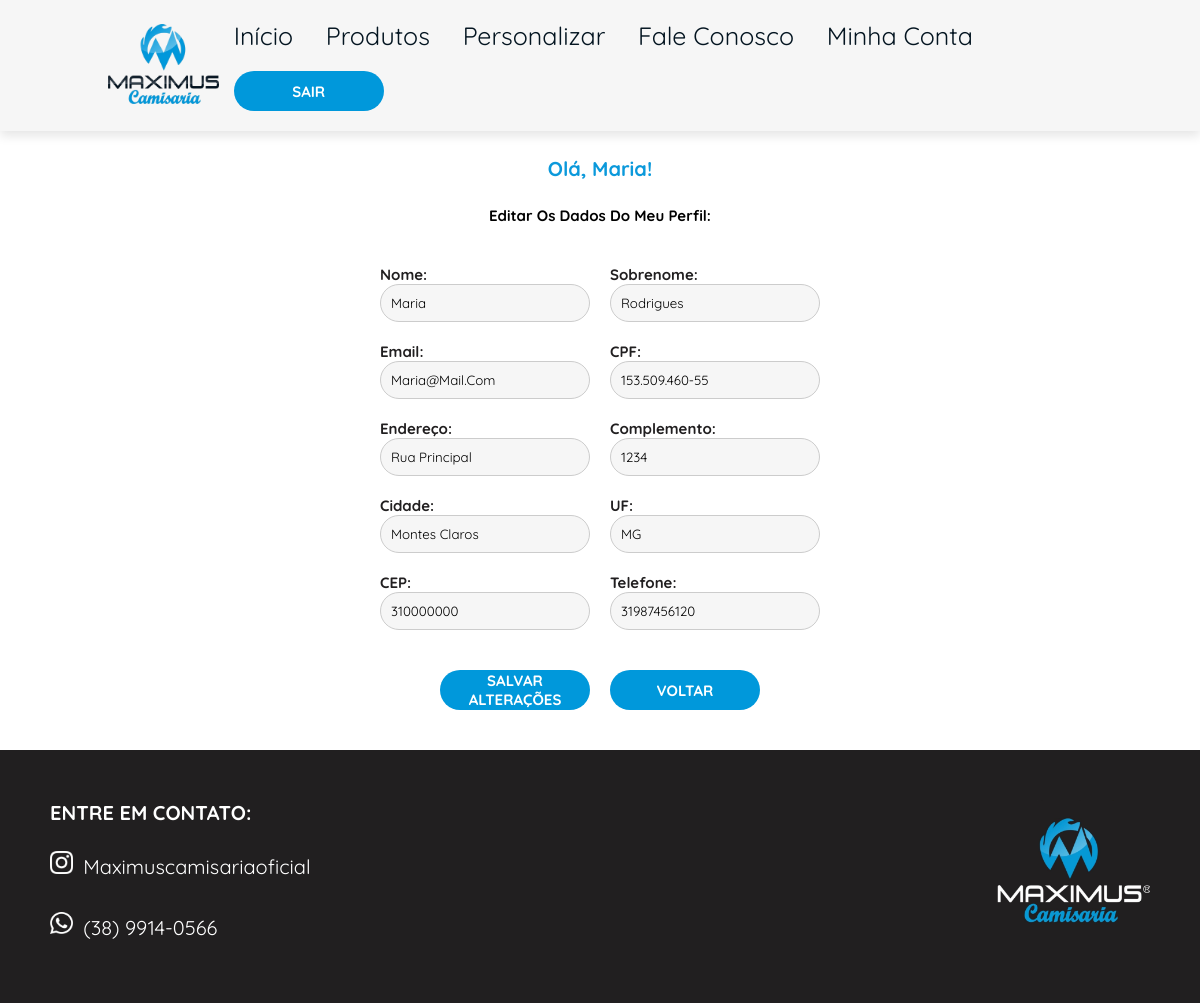
Screenshot of /editar_usuario/3 (signed in) with the database file from the repository.
### loja/models.py (models this page shows)
class Usuario(database.Model, UserMixin):
    id = database.Column(database.Integer, primary_key=True)
    username = database.Column(database.String, nullable=False)
    userlastname = database.Column(database.String, nullable=False)
    email = database.Column(database.String, nullable=False, unique=True)
    senha = database.Column(database.String, nullable=False)
    cpf = database.Column(database.String(11), nullable=False, unique=True)
    endereco = database.Column(database.String, nullable=False)
    complemento = database.Column(database.String, nullable=False)
    cidade = database.Column(database.String, nullable=False)
    uf = database.Column(database.String(2), nullable=False)
    cep = database.Column(database.String(8), nullable=False)
    telefone = database.Column(database.String, nullable=False)

### loja/routes.py (the view)
@app.route("/editar_usuario/<int:id_usuario>", methods=["GET", "POST"])
@login_required
def editar_usuario(id_usuario):
    usuario = Usuario.query.get_or_404(id_usuario)
    if usuario != current_user:
        abort(403)  # Proibir acesso se o usuário não for o atual
    form = FormAtualizarConta()
    if form.validate_on_submit():
        current_user.username = form.username.data
        current_user.userlastname = form.userlastname.data
        current_user.email = form.email.data
        current_user.cpf = form.cpf.data
        current_user.endereco = form.endereco.data
        current_user.complemento = form.complemento.data
        current_user.cidade = form.cidade.data
        current_user.uf = form.uf.data
        current_user.cep = form.cep.data
        current_user.telefone = form.telefone.data
        database.session.commit()
        flash("Conta atualizada com sucesso.", "success")
        return redirect(url_for("visualizarDados"))
    elif request.method == 'GET':
        form.username.data = current_user.username
        form.userlastname.data = current_user.userlastname
        form.email.data = current_user.email
        form.cpf.data = current_user.cpf
        form.endereco.data = current_user.endereco
        form.complemento.data = current_user.complemento
        form.cidade.data = current_user.cidade
        form.uf.data = current_user.uf
        form.cep.data = current_user.cep
        form.telefone.data = current_user.telefone
    return render_template('editar_usuario.html', form=form)

### loja/forms.py
class FormAtualizarConta(FlaskForm):
    username = StringField('Nome', validators=[DataRequired()])
    userlastname = StringField('Sobrenome', validators=[DataRequired()])
    email = StringField('Email', validators=[DataRequired(), Email()])
    cpf = StringField('CPF', validators=[DataRequired()])
    endereco = StringField('Endereço', validators=[DataRequired()])
    complemento = StringField('Complemento')
    cidade = StringField('Cidade', validators=[DataRequired()])
    uf = StringField('UF', validators=[DataRequired()])
    cep = StringField('CEP', validators=[DataRequired()])
    telefone = StringField('Telefone', validators=[DataRequired()])
    submit = SubmitField('Salvar Alterações')

### loja/models.py (called while the page is built)
@login_manager.user_loader
def load_usuario(id_usuario):
    return Usuario.query.get(int(id_usuario))

### loja/templates/editar_usuario.html (shortened to what this page needs)
{% extends "perfil.html" %}
{% block style %}
<link rel="stylesheet" href="{{ url_for('static', filename='css/homepage.css') }}">
{% endblock %}
{% block main1 %}
    <div class="Subtitulo-base">
        <h1 class="subtitulo">Olá, {{ current_user.username }}!</h1>
        <h1 class="texto">Editar os dados do meu perfil:</h1>
    </div>
{% endblock %}
{% block main2 %}
<div class="editar-usuario-container">
    <form method="POST" action="{{ url_for('editar_usuario', id_usuario=current_user.id) }}">
        <div class="form-group">
            <label for="username">Nome:</label>
            {{ form.username(class="form-control") }}
        </div>
        <div class="form-group">
            <label for="userlastname">Sobrenome:</label>
            {{ form.userlastname(class="form-control") }}
        </div>
        <div class="form-group">
            <label for="email">Email:</label>
            {{ form.email(class="form-control") }}
        </div>
        <div class="form-group">
            <label for="cpf">CPF:</label>
            {{ form.cpf(class="form-control") }}
        </div>
        <div class="form-group">
            <label for="endereco">Endereço:</label>
            {{ form.endereco(class="form-control") }}
        </div>
        <div class="form-group">
            <label for="complemento">Complemento:</label>
            {{ form.complemento(class="form-control") }}
        </div>
        <div class="form-group">
            <label for="cidade">Cidade:</label>
            {{ form.cidade(class="form-control") }}
        </div>
        <div class="form-group">
            <label for="uf">UF:</label>
            {{ form.uf(class="form-control") }}
        </div>
        <div class="form-group">
            <label for="cep">CEP:</label>
            {{ form.cep(class="form-control") }}
        </div>
        <div class="form-group">
            <label for="telefone">Telefone:</label>
            {{ form.telefone(class="form-control") }}
        </div>
        <button type="submit" class="botao1"><strong>SALVAR ALTERAÇÕES</strong></button>
        <a href="{{ url_for('visualizarDados') }}"><button class="botao1" type="button"><strong>VOLTAR</strong></button></a>
    </form>
</div>
{% endblock %}

### loja/static/css/homepage.css (style rules this page uses)
:root { --azulclaro: #0098db; --azulescuro: #041521; --branco: #f6f6f6; --azulbotao: #00008B; --logoescura: #211f20; }
* { margin: 0; padding: 0; box-sizing: border-box; font-family: "Quicksand", sans-serif; outline: none; border: none; text-transform: capitalize; transition: .2s linear; }
html { font-size: 62.5%; scroll-behavior: smooth; scroll-padding-top: 6rem; overflow-x: hidden; }
.botao1 { background-color:var(--azulclaro) ; width: 15rem; height: 4rem; border: none; font-family: 'Quicksand', sans-serif; font-size: 15px; color: white; border-radius: 20px; margin-top: 2rem; }
.subtitulo { padding: 5px; font-family: "Quicksand", sans-serif; color:#0b99db; display: flex; justify-content: center; height: 70; margin-top: 2rem; margin-bottom: 2rem; }
.texto { text-align: center; margin-top: 10px; font-size: 15px }
.editar-usuario-container { display: flex; justify-content: center; align-items: center; padding: 20px; }
.editar-usuario-container form { background-color: #ffffff; border-radius: 5px; display: flex; flex-wrap: wrap; gap: 20px; justify-content: center; max-width: 500px; margin: 0 auto; padding: 20px; }
.editar-usuario-container label { font-weight: bold; color: #211f20; width: calc(50% - 20px); }
.editar-usuario-container .form-group { display: flex; flex-direction: column; align-items: flex-start; color: #211f20; width: calc(50% - 20px); font-size: 15px; }
.editar-usuario-container .form-control { background-color: #f6f6f6; width: 100%; padding: 10px; border-radius: 20px; border: 1px solid #ccc; }

### rows the page displays
Usuario: username "Maria", userlastname "rodrigues", email "maria@mail.com", cpf "153.509.460-55", endereco "Rua Principal", complemento "1234", cidade "Montes Claros", uf "MG", cep "310000000", telefone "31987456120"
